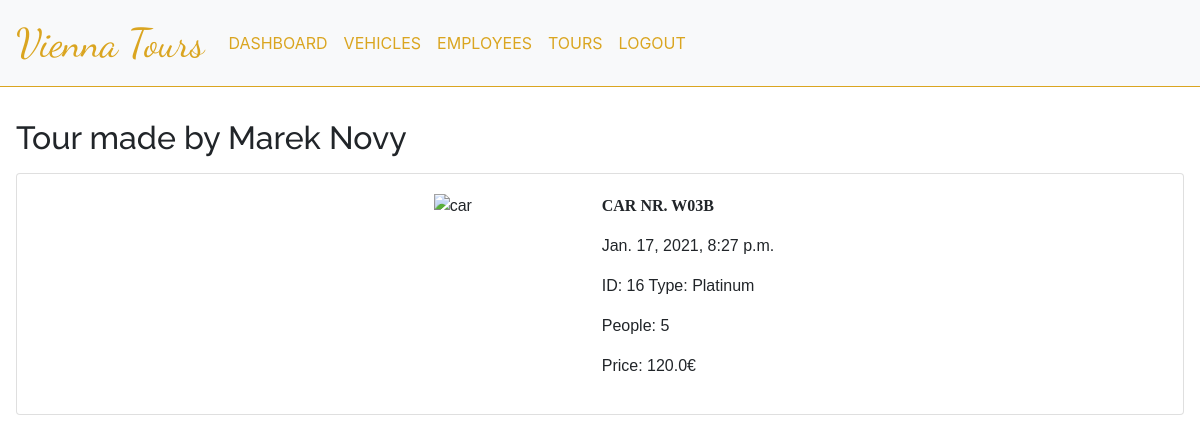
/supervisor/tours/16/ (signed in), run on the app's committed database.
### supervisor/models.py (models this page shows, shortened)
class Tour(models.Model):
    TOUR_CHOICES = (('Silver', 'Silver'), ('Gold', 'Gold'), ('Platinum', 'Platinum'))
    driverID = models.ForeignKey(User, null=True, on_delete=models.SET_NULL)  #TODO change to something else. If User is deleted, delete tours?
    carID = models.ForeignKey(Car, null=True, on_delete=models.SET_NULL) #TODO change to something else
    date = models.DateTimeField(default=timezone.now)
    duration = models.FloatField()
    tourType = models.CharField(max_length=20, choices=TOUR_CHOICES, default='Silver')
    people = models.IntegerField()
    price = models.FloatField()

class Car(models.Model):
    plate = models.CharField(max_length=4, unique=True)
    photoOption = models.ImageField(default='car-black.jpg', upload_to='cars_pics/')

### supervisor/views.py (the view)
# urls.py: path('tours/<int:pk>/', TourDetailsView.as_view(template_name='supervisor/tour_detail.html'), name='supervisor-tour-details'),
class TourDetailsView(DetailView):
    model = Tour

### supervisor/templates/supervisor/tour_detail.html
{% extends "nav.html" %}
{% block content %}
<div class="table-header">
    <h2>Tour made by {{ object.driverID.get_full_name }}</h2>
</div>
<div class="card">
    <div class="employee-body card-body d-flex justify-content-center">
        <img class="inline employee-image" alt="car" src="{{ object.carID.image.url }}"/>
        <div class="inline employee-info">
            <p class="employee-name">Car Nr. {{ object.carID.plate }}</p>
            <p class="tour-subtitle">{{ object.date }}</p>
            <p class="tour-subtitle">ID: {{ object.id }} Type: {{ object.tourType }}</p>
            <p class="tour-subtitle" >People: {{ object.people }}</p>
            <p class="tour-subtitle">Price: {{ object.price }}€</p>
        </div>
    </div>
 </div>
{% endblock content %}

### supervisor/static/styles/style.css (style rules this page uses)
body { padding-bottom: 5em; }
.card { font-family: 'PT Sans Narrow', sans-serif; margin: 1em; }
.table-header { margin-top: 2em; margin-left: 1em; font-family: 'Raleway', sans-serif; }
.employee-image { width: 10rem; height: auto; margin: 0 0 0.5em 0.5em; }
div.inline { display: inline-block; }
.employee-info { padding-left: 0.5em; }
.employee-name { font-family: "Gill Sans MT", serif; text-transform: uppercase; font-weight: bold; }
body { font-family: "Lato", sans-serif; }

### data on the page
Tour: driverID.get_full_name "Marek Novy", carID.plate "W03B", date "Jan. 17, 2021, 8:27 p.m.", id "16", tourType "Platinum", people "5", price "120.0"
